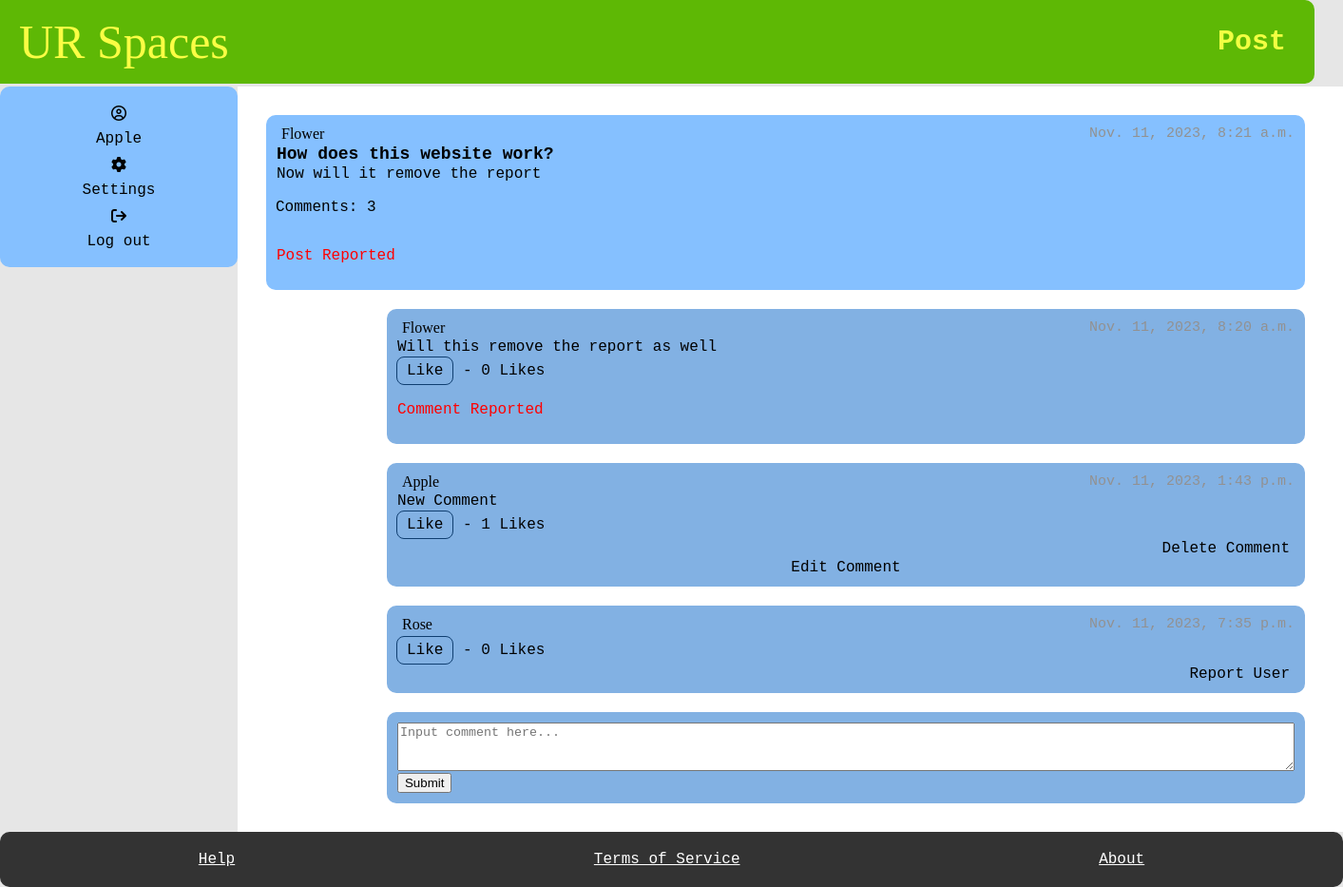
The page /posts/how-does-this-website-work/ (signed in) on the database its author committed.
### myapp/models.py (models this page shows, shortened)
class Posts(models.Model):
    User_ID = models.ForeignKey(Student, on_delete=models.CASCADE)
    SubForum_ID = models.ForeignKey(SubForum, default= 1, on_delete=models.CASCADE)
    post_name = models.TextField(max_length=400)
    contents = models.TextField()
    count_likes = models.IntegerField(default=0, blank=True, )
    locked = models.BooleanField(default=False)
    pin = models.BooleanField(default=False)
    reported = models.BooleanField(default=False)
    post_date = models.DateTimeField(auto_now_add=True)
    slug = models.SlugField(max_length=400, unique=True, blank=True)
    likes = models.ManyToManyField(User, related_name="post_like")
    @property
    def num_comments(self):
        return Comment.objects.filter(Post_ID = self, User_ID__banned =False).count()

class Student(models.Model):
    User_ID = models.ForeignKey(User, on_delete=models.CASCADE)
    bio = models.TextField(default="Please add bio in settings", blank=True)
    banned = models.BooleanField(default=False)
    avatar =ResizedImageField(size=[50, 80], quality=100, upload_to="authors", default=None, null=True, blank=True)
    reported = models.BooleanField(default=False)
    slug = models.SlugField(max_length=400, unique=True, blank=True)
    def get_url(self):
        return reverse("user", kwargs={
            "slug":self.slug
        })

class Comment(models.Model):
    Post_ID = models.ForeignKey(Posts, on_delete=models.CASCADE)
    User_ID = models.ForeignKey(Student, on_delete=models.CASCADE)
    count_likes = models.IntegerField(default=0)
    pin = models.BooleanField(default=False)
    reported = models.BooleanField(default=False)
    com_contents = models.TextField(max_length=500)
    com_date = models.DateTimeField(auto_now_add=True)
    likes = models.ManyToManyField(User, related_name="comment_like")
    def total_likes(self):
        return self.likes.count()

### myapp/views.py (the view, shortened to what this page needs)
# urls.py: path("posts/<slug>/", posts, name="posts"),
@login_required
def posts(request, slug, pk =None):
    post = get_object_or_404(Posts, slug=slug)
    comments = Comment.objects.filter(Post_ID = post, User_ID__banned =False)
    forum = SubForum.objects.get(pk = post.SubForum_ID.pk)
    user = request.user
    currentUser = User.objects.get(username = user)
    error = False
    form = UpdatePostForm(request.POST)
    if comments.exists():
        firstCommentId = comments[0].id
        if pk:
            commentform = UpdateCommentForm(instance=Comment.objects.get(pk=pk), data=request.POST)
        else:
            commentform = UpdateCommentForm(instance=Comment.objects.get(pk=comments[0].pk), data=request.POST)
    else:
        firstCommentId = 0
        commentform = None
    try:
        moderator = Moderator.objects.get(User_ID = currentUser)
    except:
        moderator = None
    context = {
        "post":post,
        "comments": comments,
        "error": error,
        "form": form,
        "commentform":commentform,
        "moderator": moderator,
        "firstCommentId": firstCommentId,
    }
    if moderator is None:
        student = Student.objects.get(User_ID = currentUser)
        if "newComment_form" in request.POST:
            content = request.POST.get("newCommentContents")
            new_comment, created = Comment.objects.get_or_create(User_ID = student, Post_ID = post, com_contents = content)
    return render(request, "posts.html", context)

### myapp/forms.py
class UpdatePostForm(forms.ModelForm):
    class Meta:
        model = Posts
        fields = ("contents", )

class UpdateCommentForm(forms.ModelForm):
    class Meta:
        model = Comment
        fields = ("com_contents", )

### myapp/templates/posts.html (shortened to what this page needs)
{% extends 'base.html' %}
    {% block title %}
    <h1>Post</h1>
    {% endblock %}
    {% block content %}
    <main>
        <section class="box">
        <div class="post-item">
          {%if  post.User_ID.User_ID.username  == request.user.username %}
            <a href="{% url 'profile' %}" class="name"> {{post.User_ID.User_ID.username}} </a>
          {%else%}
            <a href="{{post.User_ID.get_url}}" class="name"> {{post.User_ID.User_ID.username}} </a>
          {% endif%}
            <span class="date"> {{post.post_date}} </span>
        </div>
        <div class="post-item">
          <span class="item2"> {{post.post_name}} </span>
        </div>
        <div class="post-item">
          <span> {{post.contents}} </span>
        </div>
        <div>
          <p> Comments: {{post.num_comments}} </p>
          {%if moderator is None %}
            {%if  post.User_ID.User_ID.username  == request.user.username %}
            <input onclick="reveal()", type="button" value="Edit Post" class="btn2">
            {%else%}
              {%if post.reported == False%}
                <form action="." method="POST" id="reportPostForm" onsubmit="return confirmReport()">
                {% csrf_token %}
                <input type="submit" value="Report Post" class="btn2" name="reportPost_btn">
                </form>
                {%else %}
                <div class="post-item">
                  <p style="color: red">Post Reported</p>
                </div>
                {% endif %}
            {% endif %}
          {%else %}
          <form action="{% url 'report_update' post.id %}" method="POST" onsubmit="return confirmBanUser(event)" >
            {% csrf_token %}
            <input type="submit" name="banUserPost_btn" value="Ban User" class="btn2">
          </form>
          {% endif %}
      </section>
      {% for field in comments %}
        <section class="sub-box">
            <div class="post-item">
              {%if  field.User_ID.User_ID.username  == request.user.username%}
                <a href="{% url 'profile' %}" class="name"> {{field.User_ID.User_ID.username}}  </a>
                {%else%}
                <a href="{{field.User_ID.get_url}}" class="name"> {{field.User_ID.User_ID.username}}  </a>
                {% endif %}
                <span class="date"> {{field.com_date}} </span>
            </div>
            <div class="post-item">
              <span> {{field.com_contents}} </span>
            </div>
            <div>
              <form action="{% url 'comment_like' field.id %}" method="POST">
                <button type="submit" name="comment_id" value="{{field.id}}" class="btn btn-info">Like</button> - {{ field.total_likes }} Likes
              </form>
            </div>
            {%if  field.User_ID.User_ID.username  == request.user.username or moderator is not None%}
            <form action="{% url 'comment_update' post.slug  field.id %}" method="POST" id="deleteCommentForm" onsubmit="return confirmDelete();">
            <input type="submit" value="Delete Comment" class="btn2" name="deleteComment_btn">
            </form>
            {%endif%}
            {%if moderator is None %}
              {%if  field.User_ID.User_ID.username  == request.user.username%}
              <input type="button", onclick="revealComment('field{{field.id}}', 'field{{firstCommentId}}')", value="Edit Comment" class="btn2">
              {%else%}
                {%if field.reported == False%}
                <form action="{% url 'comment_update' post.slug  field.id %}" method="POST" id="reportCommentForm" onsubmit="return confirmReport()">
                <input type="submit" value="Report User" class="btn2" name="reportComment_btn">
                </form>
                {%else %}
                <div class="post-item">
                  <p style="color: red">Comment Reported</p>
                </div>
                {% endif %}
              {% endif %}
            {%else %}
            <form action="{% url 'report_update' field.id  %}" method="POST" onsubmit="return confirmBanUser(event)">
              {% csrf_token %}
              <input button type="submit" name="banUserComment_btn" value="Ban User" class="btn2">
            </form>
            {% endif %}
          </section>
          {% endfor %}
          {%if moderator is None %}
            {% if post.locked == False%}
            <form action="." method="POST" onsubmit="return validateComment()">
              <section class="sub-box">
              <div class="post-item">
                <textarea name="newCommentContents"  cols="130" rows="3" placeholder="Input comment here..."></textarea>
              </div>
              <div class="post-item">
                <input type="submit" value="Submit" name="newComment_form">
              </div>
              </section>
            </form>
            {%endif%}
        {%endif%}
    </main>
    {% endblock %}

### myapp/templates/base.html (shortened to what this page needs)
{%load static%}
<!DOCTYPE html>
<html lang="en">
    <head>
        <link rel="stylesheet" href="{%static 'style.css' %}"/>
    </head>
  <body>
    <div id="container">
        <header>
          <a href="{% url 'index' %}" class="title">UR Spaces</a>
          {% block title %}
          {% endblock %}
        </header>
        <aside id="aside">
          <div class="user-panel">
            <i class="fa-regular fa-circle-user"></i><a href="{% url 'profile' %}"> {{request.user.username}} </a>
            {% if request.user.is_staff%}
            <i class="fa-solid fa-file-lines"></i><a href="{% url 'report' %}"> Reports </a>
            {%else%}
            <i class="fa-solid fa-gear"></i><a href="{% url 'setting' %}"> Settings </a>
            {% endif %}
            <i class="fa-solid fa-arrow-right-from-bracket"></i><a href="{% url 'logout' %}">Log out </a>
          </div>
        </aside>
    {% block content %}
    {% endblock %}
    <footer>
        <a href="{% url 'help' %}" id="footer_link">Help</a>
        <a href="{% url 'service' %}" id="footer_link">Terms of Service</a>
        <a href="{% url 'about' %}" id="footer_link">About</a>
      </footer>
    </div>
  </body>
</html>

### myapp/static/style.css (style rules this page uses)
body { font-family: monospace; font-size: 16px; background-color: #e6e6e6; margin: 0; padding: 0; }
#container { display: grid; grid-template-areas: "header header" ". ." "aside main" "footer footer"; grid-template-rows: auto 3px 1fr auto; grid-template-columns: 250px 1fr; min-height: 100vh; }
header { grid-area: header; display: flex; justify-content: space-between; align-items: center; padding: 15px 30px; background-color: #5eb805; border-radius: 10px; position: relative; left: -30px; }
header .title { font-size: 50px; color: #f2ff42; text-decoration: none; font-family: 'Brush Script MT', Brush Script Std, cursive; position: relative; left: 20px; }
header h1 { font-size: 30px; margin: 0; color: #f2ff42 }
#aside { grid-area: aside; padding: 20px 20px; background-color: #85c0ff; height: 150px; display: flex; flex-direction: column; align-items: center; gap: 10px; border-radius: 10px; }
.user-panel { width: 100%; display: flex; flex-direction: column; align-items: center; gap: 10px; }
main { grid-area: main; background-color: white; padding: 20px; padding-right: 30px; }
.btn { background-color: transparent; color: black; border: 1px solid #0f3e70; border-radius: 8px; font-family: monospace; font-size: 16px; transition-duration: 0.4s; padding: 5px 10px; }
.btn2 { background-color: transparent; color: black; border: none; font-family: monospace; font-size: 16px; transition-duration: 0.4s; float: right; }
.post-item { display: flex; justify-content: space-between; border-radius: 10px; padding: 1px; }
.name { font-family: cursive; margin-left: 5px; }
.date { font-size: 15px; color: rgb(146, 145, 145); }
.item2 { font-weight: bold; font-size: 18px; }
.box { display: flex; flex-direction: column; border-radius: 10px; padding: 10px; margin: 10px; background-color: #85c0ff; }
.sub-box { width: 85%; float: right; display: flex; flex-direction: column; border-radius: 10px; padding: 10px; margin: 10px; background-color: #82b1e3; }
footer { grid-area: footer; background-color: #333; padding: 20px; display: flex; justify-content: space-around; border-radius: 10px; }
#footer_link { color: white; text-decoration: underline;; font-size: 16px; }
a:link { color: #000000; text-decoration: none; }
a.title:link { text-decoration: none; color: #fafd44; }

### rows shown on the page
Posts: User_ID.User_ID.username "Flower", post_date "Nov. 11, 2023, 8:21 a.m.", post_name "How does this website work?", contents "Now will it remove the report", num_comments "3"
Comment: User_ID.User_ID.username "Flower", com_date "Nov. 11, 2023, 8:20 a.m.", com_contents "Will this remove the report as well", total_likes "0", reported "Comment Reported"
Comment: User_ID.User_ID.username "Apple", com_date "Nov. 11, 2023, 1:43 p.m.", com_contents "New Comment", total_likes "1"
Comment: User_ID.User_ID.username "Rose", com_date "Nov. 11, 2023, 7:35 p.m.", total_likes "0"

### other values the page prints
{{ request.user.username }} "Apple"
